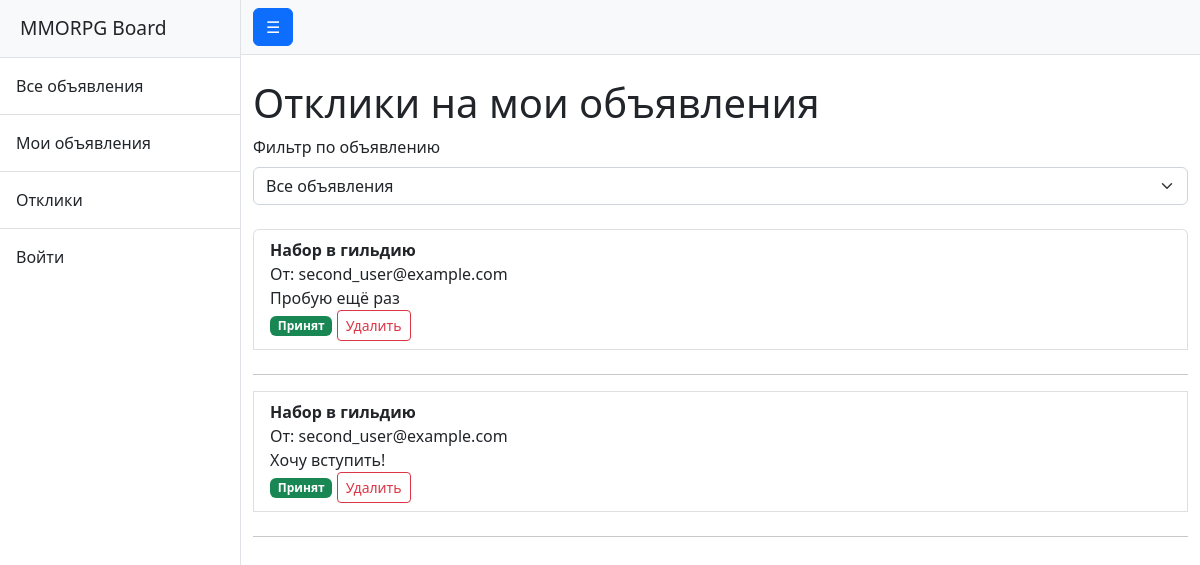
Before: /my-responses/ (signed in) with the older database file.
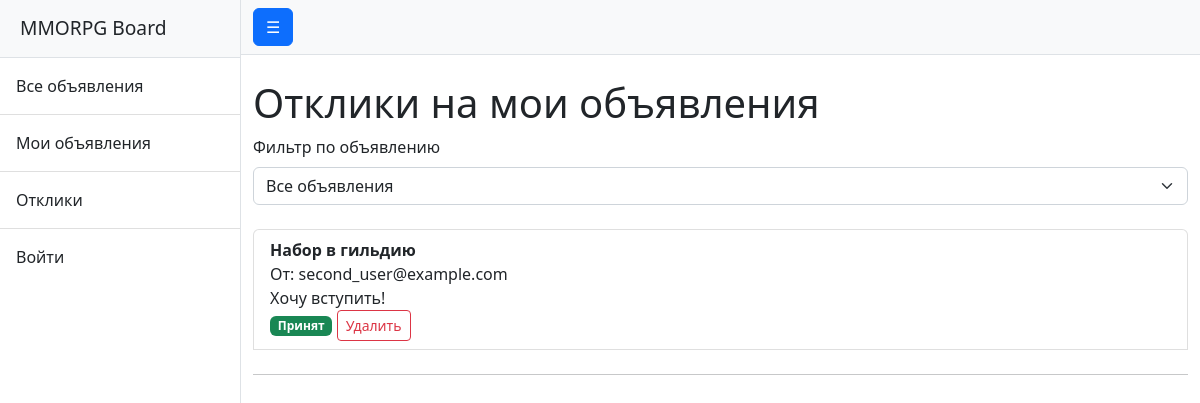
After: the same page with the newer database file.
### board/models.py (models this page shows, shortened)
class Response(models.Model):
    author = models.ForeignKey(User, on_delete=models.CASCADE, related_name='responses')
    advertisement = models.ForeignKey(Advertisement, on_delete=models.CASCADE, related_name='responses')
    text = models.TextField()
    created_at = models.DateTimeField(auto_now_add=True)
    is_accepted = models.BooleanField(default=False)

class Advertisement(models.Model):
    author = models.ForeignKey(User, on_delete=models.CASCADE, related_name='advertisements')
    category = models.ForeignKey(Category, on_delete=models.PROTECT, related_name='advertisements')
    title = models.CharField(max_length=200)
    content = RichTextUploadingField()
    created_at = models.DateTimeField(auto_now_add=True)
    updated_at = models.DateTimeField(auto_now=True)

### accounts/models.py (models this page shows)
class User(AbstractUser):
    username = None
    email = models.EmailField(unique=True)
    USERNAME_FIELD = 'email'
    REQUIRED_FIELDS = []
    objects = UserManager()

### board/views.py (the view)
# urls.py: path('my-responses/', MyAdvertisementResponsesView.as_view(), name='my_responses'),
class MyAdvertisementResponsesView(LoginRequiredMixin, ListView):
    model = Response
    template_name = 'board/my_responses.html'
    context_object_name = 'responses'
    def get_queryset(self):
        queryset = (
            Response.objects
            .filter(advertisement__author=self.request.user)
            .select_related('advertisement', 'author')
            .order_by('-created_at')
        )
        advertisement_id = self.request.GET.get('advertisement')
        if advertisement_id:
            queryset = queryset.filter(advertisement_id=advertisement_id)
        return queryset
    def get_context_data(self, **kwargs):
        context = super().get_context_data(**kwargs)
        context['advertisements'] = Advertisement.objects.filter(
            author=self.request.user
        )
        context['selected_advertisement'] = self.request.GET.get('advertisement')
        return context

### board/templates/board/my_responses.html (shortened to what this page needs)
{% extends 'base.html' %}
{% block content %}
<h1>Отклики на мои объявления</h1>
<form method="get" class="mb-4">
    <label for="advertisement" class="form-label">
        Фильтр по объявлению
    </label>
    <select name="advertisement"
            id="advertisement"
            class="form-select"
            onchange="this.form.submit()">
        <option value="">Все объявления</option>
    </select>
</form>
{% if responses %}
    <ul class="list-group">
        {% for response in responses %}
            <li class="list-group-item mb-2">
                <strong>{{ response.advertisement.title }}</strong><br>
                От: {{ response.author.email }}<br>
                {{ response.text }}<br>
                {% if response.is_accepted %}
                    <span class="badge bg-success">Принят</span>
                {% endif %}
                <form method="post"
                      action="{% url 'board:delete_response' response.pk %}"
                      style="display:inline;">
                    <button type="submit" class="btn btn-sm btn-outline-danger">
                        Удалить
                    </button>
                </form>
            </li>
            <hr>
        {% endfor %}
    </ul>
{% else %}
    <p>Откликов пока нет.</p>
{% endif %}
{% endblock %}

Changed rows visible on the page:
removed Response: advertisement "Набор в гильдию", author.email "second_user@example.com", text "Пробую ещё раз", is_accepted "Принят"
